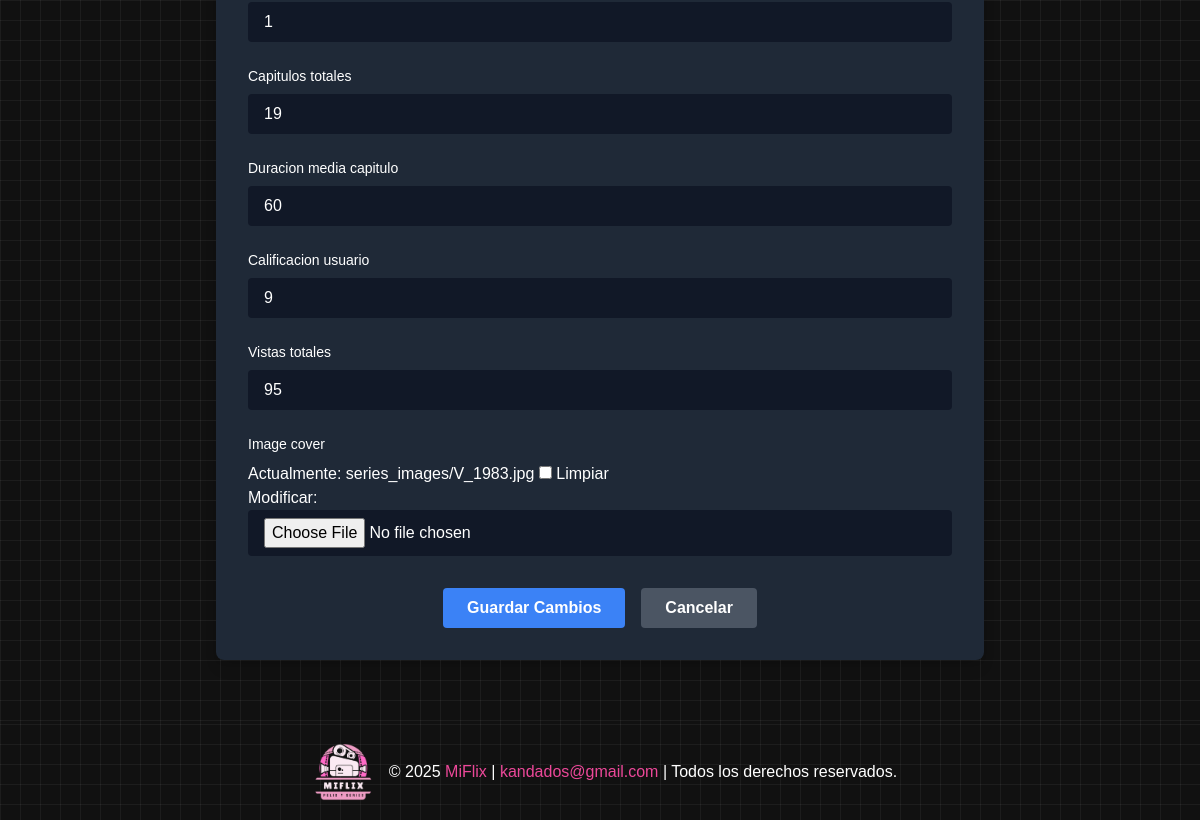
Page /usuarios/editar-serie/7/ (signed in, lower part) on the earlier database version.
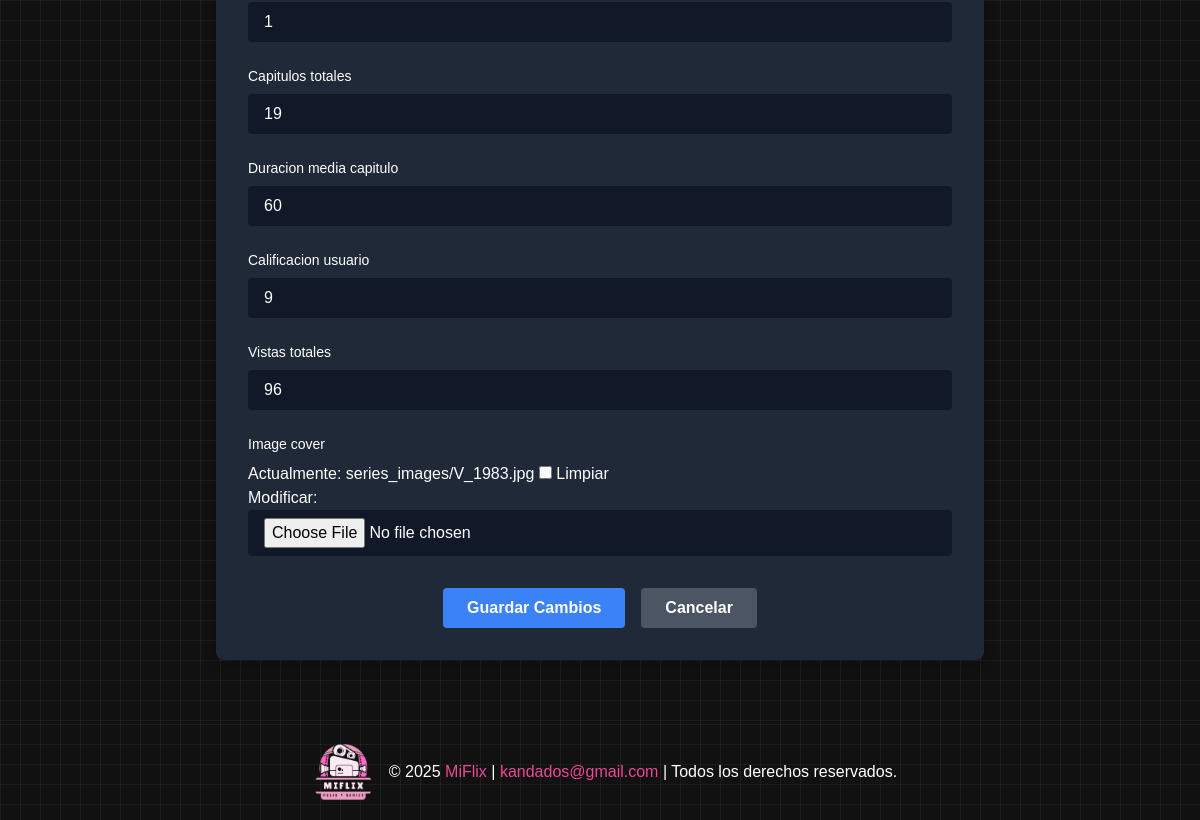
Same page on the later database version.
### MiFlixApp/models.py (models this page shows, shortened)
class Serie(models.Model):
    id = models.AutoField(primary_key=True)
    titulo = models.CharField(max_length=255)
    sinopsis = models.TextField(blank=True, null=True)
    estreno = models.IntegerField(blank=True, null=True)
    genero = models.CharField(max_length=100, blank=True, null=True)
    director = models.CharField(max_length=255, blank=True, null=True)
    protagonistas = models.TextField(blank=True, null=True)
    temporadas_totales = models.IntegerField(blank=True, null=True)
    capitulos_totales = models.IntegerField(blank=True, null=True)
    duracion_media_capitulo = models.IntegerField(blank=True, null=True)  # En minutos
    calificacion_usuario = models.IntegerField(blank=True, null=True)
    vistas_totales = models.IntegerField(default=0)
    image_cover = models.ImageField(upload_to='series_images/', blank=True, null=True)
    class Meta:
        db_table = 'Series'
        verbose_name = "Serie"
        verbose_name_plural = "Series"

### usuarios/views.py (the view)
# urls.py: path('editar-serie/<int:serie_id>/', views.editar_serie, name='editar_serie'),
@login_required
@user_passes_test(es_administrador)
def editar_serie(request, serie_id):
    serie = get_object_or_404(Serie, id=serie_id)
    if request.method == 'POST':
        form = SerieForm(request.POST, request.FILES, instance=serie)
        if form.is_valid():
            form.save()
            messages.success(request, 'Serie actualizada exitosamente.')
            return redirect('usuarios:gestion_contenidos')
    else:
        form = SerieForm(instance=serie)
    return render(request, 'usuarios/editar_serie.html', {'form': form, 'serie': serie})

### usuarios/views.py (called while the page is built)
def es_administrador(user):
    return user.is_authenticated and user.is_staff

### usuarios/templates/usuarios/editar_serie.html (shortened to what this page needs)
{% extends "MiFlixApp/base.html" %}
{% block content %}
<section class="py-8 px-4 mt-32">
    <div class="max-w-3xl mx-auto bg-gray-800 text-white rounded-lg shadow-lg p-8">
        <form method="post" enctype="multipart/form-data">
            <div class="space-y-6">
                {% for field in form.visible_fields %}
                    <div>
                        <label for="{{ field.id_for_label }}" class="block text-sm font-medium mb-2">
                            {{ field.label }}
                        </label>
                        {{ field }}
                    </div>
                {% endfor %}
            </div>
            <div class="flex justify-center mt-8">
                <button type="submit" class="bg-blue-500 hover:bg-blue-700 text-white font-bold py-2 px-6 rounded">
                    Guardar Cambios
                </button>
                <a href="{% url 'usuarios:gestion_contenidos' %}" class="ml-4 bg-gray-600 hover:bg-gray-800 text-white font-bold py-2 px-6 rounded">
                    Cancelar
                </a>
            </div>
        </form>
    </div>
</section>
{% endblock %}

Differences in the rows shown:
changed Serie: vistas_totales "95" → "96"
